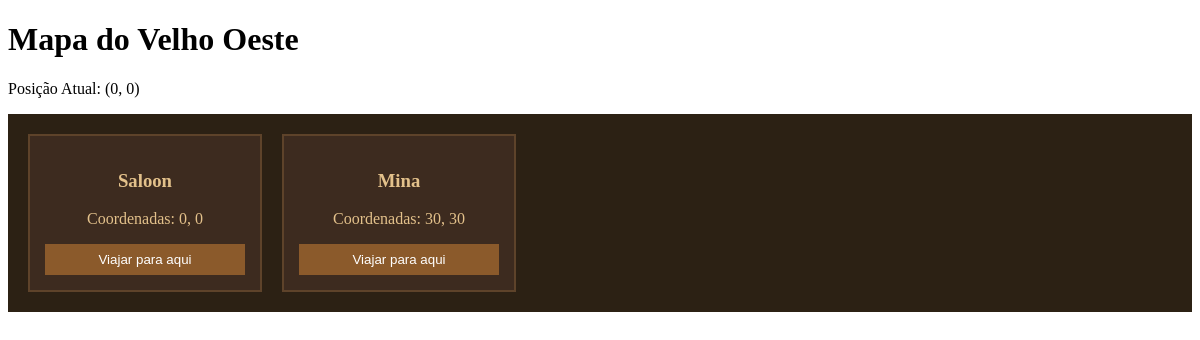
Screenshot of /mapa/ (signed in) with the database file from the repository.
### jogo/models.py (models this page shows, shortened)
class Personagem(models.Model):
    usuario = models.OneToOneField(User, on_delete=models.CASCADE, related_name="personagem")
    nome = models.CharField(max_length=50, unique=True)
    nivel = models.PositiveIntegerField(default=1)
    experiencia = models.BigIntegerField(default=0)
    dinheiro = models.DecimalField(max_digits=12, decimal_places=2, default=0.00)
    energia = models.IntegerField(
        default=100,
        validators=[MinValueValidator(0), MaxValueValidator(100)]
    )
    posicao_x = models.IntegerField(default=0)
    posicao_y = models.IntegerField(default=0)
    esta_ocupado = models.BooleanField(default=False)
    tarefa_atual = models.CharField(max_length=100, null=True, blank=True)
    data_conclusao_tarefa = models.DateTimeField(null=True, blank=True)
    class Meta:
        verbose_name_plural = "Personagens"

class Local(models.Model):
    nome = models.CharField(max_length=100)
    posicao_x = models.IntegerField(default=0)
    posicao_y = models.IntegerField(default=0)
    descricao = models.TextField(blank=True)
    imagem_mapa = models.CharField(max_length=100, default="icon-default.png")
    class Meta:
        verbose_name_plural = "Locais"

### jogo/views.py (the view)
# urls.py: path('mapa/', mapa, name='mapa'),
def mapa(request):
    personagem = Personagem.objects.get(usuario=request.user)
    locais = Local.objects.all()
    return render(request, 'jogo/mapa.html', {'personagem': personagem, 'locais': locais})

### jogo/templates/jogo/mapa.html (shortened to what this page needs)
<!doctype html>
<html>
  <head>
  </head>
  <body>
    <h1>Mapa do Velho Oeste</h1>
    <p>
      Posição Atual: (<span id="pos-x">{{ personagem.posicao_x }}</span>,
      <span id="pos-y">{{ personagem.posicao_y }}</span>)
    </p>
    <div class="mapa-container">
      {% for local in locais %}
      <div class="local-card">
        <h3>{{ local.nome }}</h3>
        <p>Coordenadas: {{ local.posicao_x }}, {{ local.posicao_y }}</p>
        <button
          class="btn-viajar"
          onclick="viajar('{{ local.id }}')"
          {%
          if
          personagem.esta_ocupado
          %}disabled{%
          endif
          %}
        >
          Viajar para aqui
        </button>
      </div>
      {% endfor %}
    </div>
  </body>
</html>

### jogo/templates/jogo/mapa.html (style rules this page uses)
.mapa-container { display: flex; flex-wrap: wrap; gap: 20px; background: #2c2114; padding: 20px; }
.local-card { border: 2px solid #5e432a; background: #3d2b1f; color: #e3c18b; padding: 15px; width: 200px; text-align: center; }
.btn-viajar { background: #8b5a2b; color: white; border: none; padding: 8px; cursor: pointer; width: 100%; }

### rows the page displays
Personagem: posicao_x "0", posicao_y "0"
Local: nome "Saloon", posicao_x "0", posicao_y "0"
Local: nome "Mina", posicao_x "30", posicao_y "30"
